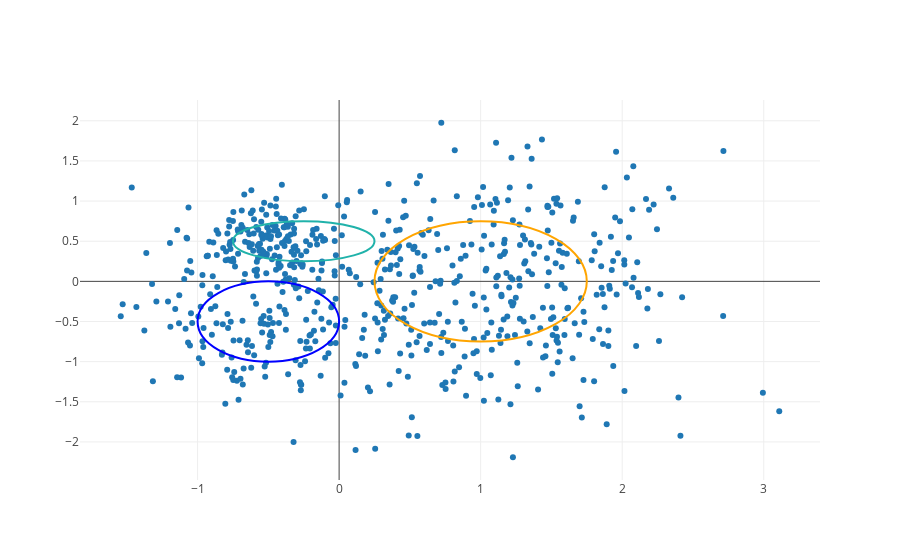

Source (notebook cell):
### Code cell
fig

### Figure 1 — Plotly figure (JSON) as saved in the notebook; plotly's stock layout.template omitted (floating-point values rounded to 4 significant figures; data arrays with more than 128 entries replaced by an {"elided": "..."} marker saying what was removed)
{"data": [{"mode": "markers", "type": "scatter", "x": {"elided": "650 float values"}, "y": {"elided": "650 float values"}}], "layout": {"shapes": [{"line": {"color": "orange"}, "type": "circle", "x0": 0.25, "x1": 1.75, "xref": "x", "y0": -0.75, "y1": 0.75, "yref": "y"}, {"line": {"color": "LightSeaGreen"}, "type": "circle", "x0": -0.75, "x1": 0.25, "xref": "x", "y0": 0.25, "y1": 0.75, "yref": "y"}, {"line": {"color": "blue"}, "type": "circle", "x0": -1, "x1": 0, "xref": "x", "y0": -1, "y1": 0, "yref": "y"}]}}
